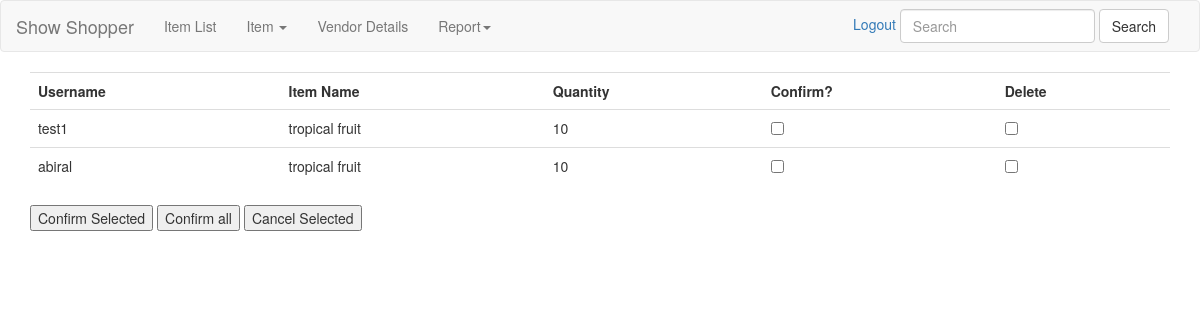
Screenshot of /bookedItem.php with the database file from the repository.
### tables this page shows
CREATE TABLE `bookeditemtable` (
  `sno` int(11) NOT NULL,
  `userName` varchar(100) NOT NULL,
  `itemName` varchar(100) NOT NULL,
  `quantity` int(11) NOT NULL
);

### bookedItem.php (the view, shortened to what this page needs)
<!DOCTYPE html>
<html lang="en">
<head>
	<link href="css/bootstrap.min.css" rel="stylesheet">
</head>
<body>
	<?php
	include('connect.php');
	echo'<div class="container">';
	?>
	<form method="post" action="bookedItem.php">
		<?php
		$sql1="SELECT * FROM bookedItemTable";
		$conn->query($sql1);
		$result1=$conn->query($sql1);
		if(mysqli_num_rows($result1) > 0)
		{
			echo'<table class="table">
			<tr>
				<th>Username</th>
				<th>Item Name</th>
				<th>Quantity</th>
				<th>Confirm?</th>
				<th>Delete</th>
			</tr>';
			while($row1 = $result1->fetch_assoc()) {
				echo'<tr>
				<td>'.$row1["userName"].'</td>
				<td>'.$row1["itemName"].'</td>
				<td>'.$row1["quantity"].'</td>
				';
				?>
				<td> <input type="checkbox" name="num[]" value=" <?php echo $row1["sno"];  ?>" /> </td>
				<td>
					<input type="checkbox" name="numDelete[]" value=" <?php echo $row1["sno"]; ?>" /></td>
				</tr>
				<?php } }
				else { echo '<script>alert("No items right now. Check again later");</script>';
				echo "<script>window.location.assign('itemList.php')</script>";
			} ?>
		</table>
		<input type="submit" name="confirmSelected" value="Confirm Selected">
		<input type="submit" name="confirmTransaction" value="Confirm all">
		<input type="submit" name="deleteSelected" value="Cancel Selected">
</form>
</body>
</html>

### rows the page displays
bookeditemtable: userName "test1", itemName "tropical fruit", quantity "10"
bookeditemtable: userName "abiral", itemName "tropical fruit", quantity "10"
